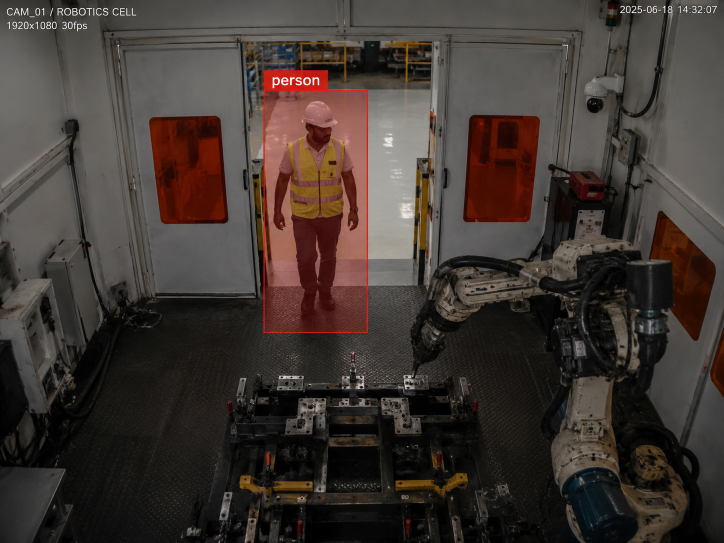
#> input picture assets/apps_film/refs/robot_cell_reference.png, 1448 x 1086 px (shown at 1/2 size)
$ python -i post_inside.py   (imports and definitions only)
#> lines starting #> are read from the running program, lines starting #| are printed output that depends on the picture
"""Film 3 "Inside the Camera": post for one clip (grade, titles, part labels with leader lines) -> preview MP4.

    python3 scripts/inside/post_inside.py --clip a --src renders/inside/clip_a --out renders/inside/clip_a.mp4
        [--size 960x540] [--stills 120,380]
    python3 scripts/inside/post_inside.py --clip c --src renders/inside/clip_c_pov --nn renders/inside/clip_c_nn \
        --out renders/inside/clip_c.mp4
    python3 scripts/inside/post_inside.py --clip f --src renders/inside/clip_f --out renders/inside/clip_f.mp4
"""
import argparse
import glob
import json
import math
import os
import subprocess
import sys
import tempfile

import numpy as np
from PIL import Image, ImageDraw, ImageFilter

HERE = os.path.dirname(os.path.abspath(__file__))
sys.path.insert(0, os.path.dirname(HERE))
from launch.post_film3 import clamp, ease_out, lerp, place, text_img  # noqa: E402
from launch.post_film5 import smooth  # noqa: E402
from launch.post_film6 import SS  # noqa: E402

FPS = 24
WHITE = (255, 255, 255)
ORANGE = (255, 120, 40)
GREY = (190, 196, 206)

# clip A labels: part -> (name, detail, direction (dx, dy) of the leader in H units, first frame)
LABELS_A = {
    "lens": ("130° wide-angle lens", "", (0.10, 0.17), 300),
    "board": ("AI vision processor", "Realtek AMB82 · detects on the device", (-0.07, 0.24), 310),
    "fan": ("Active cooling", "", (-0.13, 0.05), 320),
    "power": ("5 V power regulation", "", (-0.12, -0.08), 330),
    "xt30": ("XT30 power input", "", (0.10, -0.06), 340),
    "led": ("Status LED", "", (0.05, -0.13), 350),
    "housing": ("Ribbed housing", "", (-0.10, -0.05), 360),
    "cover": ("RAMS cover", "", (-0.07, -0.19), 370),
}
# clip B: a leader label on the close-up unit, then a tag at the far end of each 130° fan as it opens
LABELS_B = {
    "fr": ("RAMS AI Camera", "on the overhead guard", (-0.34, 0.07), 8, 62),
    "obx": ("Omnibox Edge", "processor box, on the guard", (0.24, -0.10), 132, 186),
}
FANS_B = {k: (n, 104 + 9 * i + 6) for i, (k, n) in
          enumerate((("fl", "FRONT LEFT"), ("fr", "FRONT RIGHT"), ("sl", "LEFT"), ("sr", "RIGHT"), ("rr", "REAR")))}
CLIPS = {"a": dict(end=432, labels=LABELS_A, title=("What happens in the blink of an eye?", 6, 50), fade=(42, 26)),
         "b": dict(end=240, labels=LABELS_B, fans=FANS_B, fade=(-30, 10),
                   card=("Five cameras. 360° coverage.", "130° each · one Omnibox Edge", 182, 999)),
         "c": dict(end=192)}
# clip D: shot 1 on the guard (unit / Wi-Fi / Omnibox), shot 2 the Omnibox opened (part labels)
LABELS_D = {
    "unit": ("RAMS AI Camera", "person detected: sends the stop signal", (0.24, -0.06), 8, 34),
    "mid": ("Wi-Fi link", "no cable between camera and Omnibox", (0.22, -0.07), 30, 56),
    "obx": ("Omnibox Edge", "stop signal received", (0.24, -0.12), 58, 92),
    "cooling": ("Active cooling", "", (-0.20, -0.04), 140, 999),
    "pi": ("Raspberry Pi 5", "runs the Omnibox", (-0.17, 0.12), 146, 999),
    "relay": ("Safety relay", "cuts power on the brake line", (0.26, -0.15), 158, 999),
    "amp": ("Audio amp", "audible alert", (0.22, 0.15), 178, 999),
}
CLIPS["d"] = dict(end=240, labels=LABELS_D, fade=(-30, 10), chapter=("Detect.", 6, 52), flash=(97, 4),
                  rings=[("relay", 170, (255, 140, 60)), ("relay", 176, (255, 140, 60))], alarm=("amp", 176),
                  card=("Signal received.", "Camera → Wi-Fi → Omnibox Edge → safety relay", 200, 999))
# clip C: live view 1-64 (POV 1-64) -> the network (NN 1-86) -> live again with the box (POV 65-106)
C_NN0, C_LIVE2 = 65, 151
NN_LABELS = {"L0": ("Camera frame", 1, 30), "L1": ("Edges", 20, 50), "L2": ("Shapes", 34, 66), "L3": ("Parts", 48, 78),
             "L4": ("Features", 62, 99)}
SRC2 = {}                                                 # clip e: the second render
NN = {}                                                   # set in main: src / anchors of the network render
# clip E: stage shot 1-104 (diagram over the truck), aisle 105-192 (stops short of the worker)
CLIPS["e"] = dict(end=192)
E_AISLE, E_CUT, E_STOP_LOCAL = 105, 62, 37
E_STAGES = ("CAPTURE", "DETECT", "SIGNAL", "RELAY", "STOP")


# clip F: the pair side by side (render 1-176), tagline, fade to black, then the logo reveal (post only)
CLIPS["f"] = dict(end=288)
F_TAG = (("All on the edge.", 100), ("No cloud.", 114), ("No delay.", 128))
F_NAMES = (("cam_low", "RAMS AI Camera", "sees and decides on the device", 112),
           ("obx_low", "Omnibox Edge", "stops the truck", 120))
F_FADE = (150, 22)                                        # picture to black
F_LOGO, F_LINE = 180, 218                              # logo reveal, then its lines


# [98 lines left out: functions load, label, tag, card, viewfinder, form_pixels, not called in this run]


def bloom(im, amt=0.9):
    a = np.asarray(im, np.float32) / 255
    hi = np.clip(a - 0.5, 0, 1) * 2
    g = np.asarray(Image.fromarray((hi * 255).astype(np.uint8)).filter(ImageFilter.GaussianBlur(im.height * 0.012)),
                   np.float32) / 255
    g2 = np.asarray(Image.fromarray((hi * 255).astype(np.uint8)).filter(ImageFilter.GaussianBlur(im.height * 0.04)),
                    np.float32) / 255
    return Image.fromarray((np.clip(a + (g * 0.5 + g2 * 0.5) * amt, 0, 1) * 255).astype(np.uint8))


# [378 lines left out: functions frame_c, polyline_at, frame_e, logo_f, frame_f, frame and 1 more, not called in this run]


# [2 lines not run here, left out]

>>> import cv2
>>> picture = cv2.imread('../../assets/apps_film/refs/robot_cell_reference.png', cv2.IMREAD_GRAYSCALE)
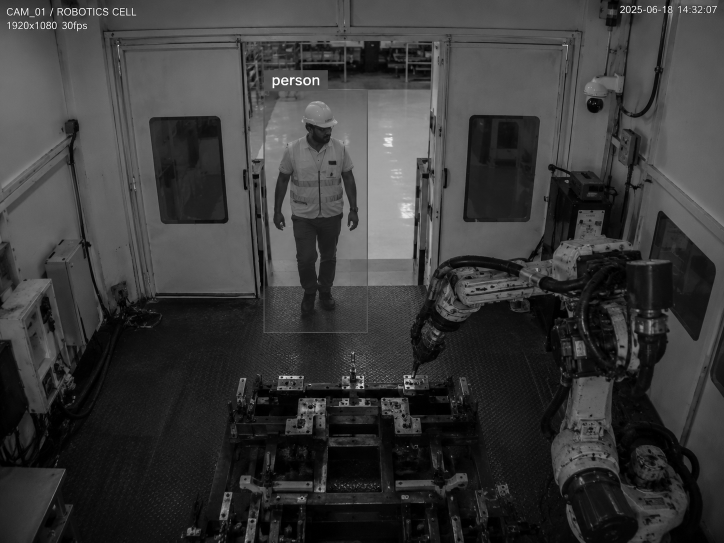
#> picture: shape (1086, 1448) (shown at 1/2 size); min 0, max 255, mean 57.6
>>> result = bloom(picture)
#> in bloom, `hi = np.clip(a - 0.5, 0, 1) * 2`:
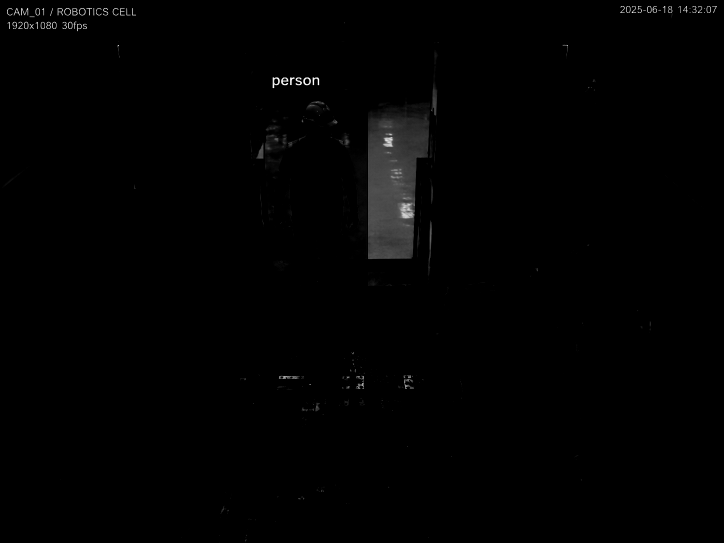
#> hi: shape (1086, 1448) float32 (shown at 1/2 size); min 0, max 1, mean 0.00727
#> (the run stopped early here; a loop or call above may not have finished)
